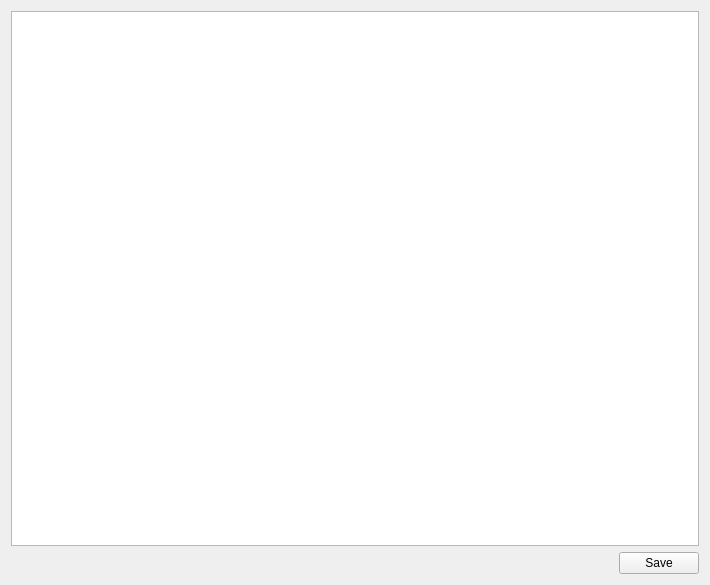
<?xml version="1.0" encoding="UTF-8"?>
<ui version="4.0">
 <class>exNotepad</class>
 <widget class="QWidget" name="exNotepad">
  <property name="windowModality">
   <enum>Qt::ApplicationModal</enum>
  </property>
  <property name="geometry">
   <rect>
    <x>0</x>
    <y>0</y>
    <width>710</width>
    <height>585</height>
   </rect>
  </property>
  <property name="windowTitle">
   <string>exNotepad</string>
  </property>
  <layout class="QVBoxLayout" name="verticalLayout">
   <item>
    <widget class="QTextEdit" name="te_main"/>
   </item>
   <item>
    <layout class="QHBoxLayout" name="horizontalLayout">
     <item>
      <spacer name="horizontalSpacer">
       <property name="orientation">
        <enum>Qt::Horizontal</enum>
       </property>
       <property name="sizeHint" stdset="0">
        <size>
         <width>40</width>
         <height>20</height>
        </size>
       </property>
      </spacer>
     </item>
     <item>
      <widget class="QPushButton" name="pb_save">
       <property name="text">
        <string>Save</string>
       </property>
      </widget>
     </item>
    </layout>
   </item>
  </layout>
 </widget>
 <layoutdefault spacing="6" margin="11"/>
 <tabstops>
  <tabstop>pb_save</tabstop>
  <tabstop>te_main</tabstop>
 </tabstops>
 <resources/>
 <connections>
  <connection>
   <sender>pb_save</sender>
   <signal>clicked()</signal>
   <receiver>exNotepad</receiver>
   <slot>sltSave()</slot>
   <hints>
    <hint type="sourcelabel">
     <x>640</x>
     <y>563</y>
    </hint>
    <hint type="destinationlabel">
     <x>707</x>
     <y>499</y>
    </hint>
   </hints>
  </connection>
 </connections>
 <slots>
  <slot>sltSave()</slot>
 </slots>
</ui>
